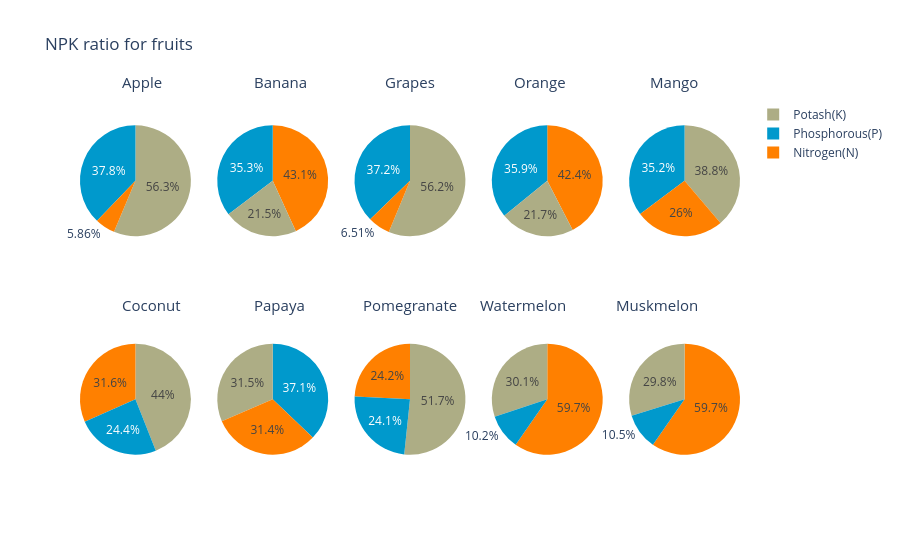

Source (notebook cell):
### Code cell
labels = ['Nitrogen(N)','Phosphorous(P)','Potash(K)']
specs = [[{'type':'domain'}, {'type':'domain'}, {'type':'domain'}, {'type':'domain'}, {'type':'domain'}],[
         {'type':'domain'}, {'type':'domain'}, {'type':'domain'}, {'type':'domain'}, {'type':'domain'}]]
fig = make_subplots(rows=2, cols=5, specs=specs)
cafe_colors =  ['rgb(255, 128, 0)', 'rgb(0, 153, 204)', 'rgb(173, 173, 133)']

apple_npk = crop_summary[crop_summary.index=='apple']
values = [apple_npk['N'].iloc[0], apple_npk['P'].iloc[0], apple_npk['K'].iloc[0]]
fig.add_trace(go.Pie(labels=labels, values=values,name="Apple", marker_colors=cafe_colors),1, 1)


banana_npk = crop_summary[crop_summary.index=='banana']
values = [banana_npk['N'].iloc[0], banana_npk['P'].iloc[0], banana_npk['K'].iloc[0]]
fig.add_trace(go.Pie(labels=labels, values=values,name="Banana", marker_colors=cafe_colors),1, 2)

grapes_npk = crop_summary[crop_summary.index=='grapes']
values = [grapes_npk['N'].iloc[0], grapes_npk['P'].iloc[0], grapes_npk['K'].iloc[0]]
fig.add_trace(go.Pie(labels=labels, values=values,name="Grapes", marker_colors=cafe_colors),1, 3)

orange_npk = crop_summary[crop_summary.index=='orange']
values = [orange_npk['N'].iloc[0], orange_npk['P'].iloc[0], orange_npk['K'].iloc[0]]
fig.add_trace(go.Pie(labels=labels, values=values,name="Orange", marker_colors=cafe_colors),1, 4)

mango_npk = crop_summary[crop_summary.index=='mango']
values = [mango_npk['N'].iloc[0], mango_npk['P'].iloc[0], mango_npk['K'].iloc[0]]
fig.add_trace(go.Pie(labels=labels, values=values,name="Mango", marker_colors=cafe_colors),1, 5)

coconut_npk = crop_summary[crop_summary.index=='coconut']
values = [coconut_npk['N'].iloc[0], coconut_npk['P'].iloc[0], coconut_npk['K'].iloc[0]]
fig.add_trace(go.Pie(labels=labels, values=values,name="Coconut", marker_colors=cafe_colors),2, 1)

papaya_npk = crop_summary[crop_summary.index=='papaya']
values = [papaya_npk['N'].iloc[0], papaya_npk['P'].iloc[0], papaya_npk['K'].iloc[0]]
fig.add_trace(go.Pie(labels=labels, values=values,name="Papaya", marker_colors=cafe_colors),2, 2)

pomegranate_npk = crop_summary[crop_summary.index=='pomegranate']
values = [pomegranate_npk['N'].iloc[0], pomegranate_npk['P'].iloc[0], pomegranate_npk['K'].iloc[0]]
fig.add_trace(go.Pie(labels=labels, values=values,name="Pomegranate", marker_colors=cafe_colors),2, 3)

watermelon_npk = crop_summary[crop_summary.index=='watermelon']
values = [watermelon_npk['N'].iloc[0], watermelon_npk['P'].iloc[0], watermelon_npk['K'].iloc[0]]
fig.add_trace(go.Pie(labels=labels, values=values,name="Watermelon", marker_colors=cafe_colors),2, 4)

muskmelon_npk = crop_summary[crop_summary.index=='muskmelon']
values = [muskmelon_npk['N'].iloc[0], muskmelon_npk['P'].iloc[0], muskmelon_npk['K'].iloc[0]]
fig.add_trace(go.Pie(labels=labels, values=values,name="Muskmelon", marker_colors=cafe_colors),2, 5)

fig.update_layout(
    title_text="NPK ratio for fruits",
    annotations=[dict(text='Apple',x=0.06,y=1.08, font_size=15, showarrow=False),
                 dict(text='Banana',x=0.26,y=1.08, font_size=15, showarrow=False),
                 dict(text='Grapes',x=0.50,y=1.08, font_size=15, showarrow=False),
                 dict(text='Orange',x=0.74,y=1.08, font_size=15, showarrow=False),
                dict(text='Mango',x=0.94,y=1.08, font_size=15, showarrow=False),
                dict(text='Coconut',x=0.06,y=0.46, font_size=15, showarrow=False),
                 dict(text='Papaya',x=0.26,y=0.46, font_size=15, showarrow=False),
                 dict(text='Pomegranate',x=0.50,y=0.46, font_size=15, showarrow=False),
                 dict(text='Watermelon',x=0.74,y=0.46, font_size=15, showarrow=False),
                dict(text='Muskmelon',x=0.94,y=0.46, font_size=15, showarrow=False)])
fig.show()

### Figure 1 — Plotly figure (JSON) as saved in the notebook; plotly's stock layout.template omitted (floating-point values rounded to 4 significant figures)
{"data": [{"domain": {"x": [0, 0.168], "y": [0.575, 1]}, "labels": ["Nitrogen(N)", "Phosphorous(P)", "Potash(K)"], "marker": {"colors": ["rgb(255, 128, 0)", "rgb(0, 153, 204)", "rgb(173, 173, 133)"]}, "name": "Apple", "type": "pie", "values": [20.8, 134.2, 199.9]}, {"domain": {"x": [0.208, 0.376], "y": [0.575, 1]}, "labels": ["Nitrogen(N)", "Phosphorous(P)", "Potash(K)"], "marker": {"colors": ["rgb(255, 128, 0)", "rgb(0, 153, 204)", "rgb(173, 173, 133)"]}, "name": "Banana", "type": "pie", "values": [100.2, 82.01, 50.05]}, {"domain": {"x": [0.416, 0.584], "y": [0.575, 1]}, "labels": ["Nitrogen(N)", "Phosphorous(P)", "Potash(K)"], "marker": {"colors": ["rgb(255, 128, 0)", "rgb(0, 153, 204)", "rgb(173, 173, 133)"]}, "name": "Grapes", "type": "pie", "values": [23.18, 132.5, 200.1]}, {"domain": {"x": [0.624, 0.792], "y": [0.575, 1]}, "labels": ["Nitrogen(N)", "Phosphorous(P)", "Potash(K)"], "marker": {"colors": ["rgb(255, 128, 0)", "rgb(0, 153, 204)", "rgb(173, 173, 133)"]}, "name": "Orange", "type": "pie", "values": [19.58, 16.55, 10.01]}, {"domain": {"x": [0.832, 1], "y": [0.575, 1]}, "labels": ["Nitrogen(N)", "Phosphorous(P)", "Potash(K)"], "marker": {"colors": ["rgb(255, 128, 0)", "rgb(0, 153, 204)", "rgb(173, 173, 133)"]}, "name": "Mango", "type": "pie", "values": [20.07, 27.18, 29.92]}, {"domain": {"x": [0, 0.168], "y": [0, 0.425]}, "labels": ["Nitrogen(N)", "Phosphorous(P)", "Potash(K)"], "marker": {"colors": ["rgb(255, 128, 0)", "rgb(0, 153, 204)", "rgb(173, 173, 133)"]}, "name": "Coconut", "type": "pie", "values": [21.98, 16.93, 30.59]}, {"domain": {"x": [0.208, 0.376], "y": [0, 0.425]}, "labels": ["Nitrogen(N)", "Phosphorous(P)", "Potash(K)"], "marker": {"colors": ["rgb(255, 128, 0)", "rgb(0, 153, 204)", "rgb(173, 173, 133)"]}, "name": "Papaya", "type": "pie", "values": [49.88, 59.05, 50.04]}, {"domain": {"x": [0.416, 0.584], "y": [0, 0.425]}, "labels": ["Nitrogen(N)", "Phosphorous(P)", "Potash(K)"], "marker": {"colors": ["rgb(255, 128, 0)", "rgb(0, 153, 204)", "rgb(173, 173, 133)"]}, "name": "Pomegranate", "type": "pie", "values": [18.87, 18.75, 40.21]}, {"domain": {"x": [0.624, 0.792], "y": [0, 0.425]}, "labels": ["Nitrogen(N)", "Phosphorous(P)", "Potash(K)"], "marker": {"colors": ["rgb(255, 128, 0)", "rgb(0, 153, 204)", "rgb(173, 173, 133)"]}, "name": "Watermelon", "type": "pie", "values": [99.42, 17, 50.22]}, {"domain": {"x": [0.832, 1], "y": [0, 0.425]}, "labels": ["Nitrogen(N)", "Phosphorous(P)", "Potash(K)"], "marker": {"colors": ["rgb(255, 128, 0)", "rgb(0, 153, 204)", "rgb(173, 173, 133)"]}, "name": "Muskmelon", "type": "pie", "values": [100.3, 17.72, 50.08]}], "layout": {"annotations": [{"font": {"size": 15}, "showarrow": false, "text": "Apple", "x": 0.06, "y": 1.08}, {"font": {"size": 15}, "showarrow": false, "text": "Banana", "x": 0.26, "y": 1.08}, {"font": {"size": 15}, "showarrow": false, "text": "Grapes", "x": 0.5, "y": 1.08}, {"font": {"size": 15}, "showarrow": false, "text": "Orange", "x": 0.74, "y": 1.08}, {"font": {"size": 15}, "showarrow": false, "text": "Mango", "x": 0.94, "y": 1.08}, {"font": {"size": 15}, "showarrow": false, "text": "Coconut", "x": 0.06, "y": 0.46}, {"font": {"size": 15}, "showarrow": false, "text": "Papaya", "x": 0.26, "y": 0.46}, {"font": {"size": 15}, "showarrow": false, "text": "Pomegranate", "x": 0.5, "y": 0.46}, {"font": {"size": 15}, "showarrow": false, "text": "Watermelon", "x": 0.74, "y": 0.46}, {"font": {"size": 15}, "showarrow": false, "text": "Muskmelon", "x": 0.94, "y": 0.46}], "title": {"text": "NPK ratio for fruits"}}}
